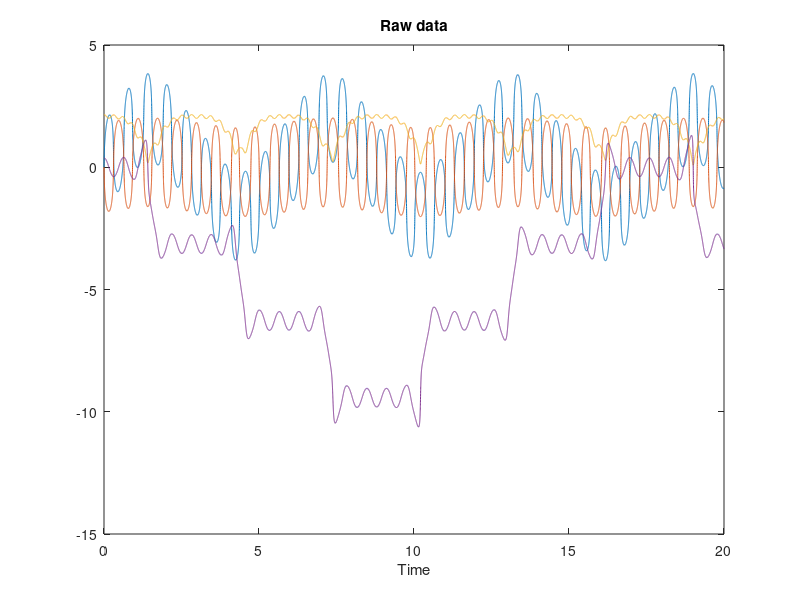
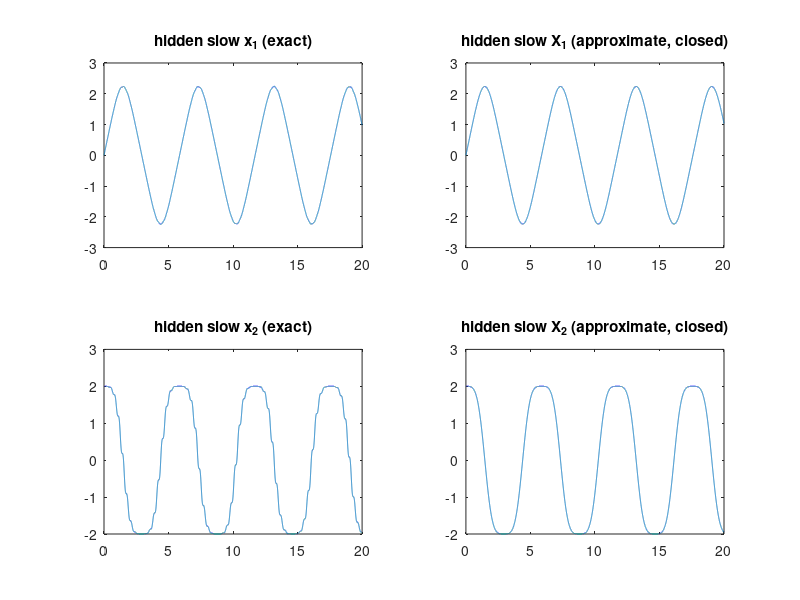

The MATLAB source for these figures, in order:
clc;

clear;



%% parameters

a0=0;   b0=0;   r0=sqrt(2^2+0.8^2); theta0=atan2(0.8,2);

epsilon=0.01;

T=20;



%% RK4 integration of the mixed system

h=epsilon/10;

TimeSpan=[0:h:T];   TimeSteps=length(TimeSpan)-1;

x=zeros(4,TimeSteps+1); x(:,1)=[a0; b0; r0; theta0];

for i=1:TimeSteps

    xx=x(:,i);

    a=xx(1); b=xx(2); r=xx(3); theta=xx(4);

    k1=[(3*r*b^2*cos(theta)+r*sin(theta)/epsilon)/(3*b^2+1); ...

        (r*cos(theta)-r*sin(theta)/epsilon)/(1+3*b^2); ...

        sin(theta)*(-a+b^3-(a+b)^3*r^2*cos(theta)*sin(theta)); ...

        ((-a+b^3)*cos(theta)+(a+b)^3*r^2*sin(theta)^3)/r];

    

    xx=x(:,i)+h/2*k1;

    a=xx(1); b=xx(2); r=xx(3); theta=xx(4);

    k2=[(3*r*b^2*cos(theta)+r*sin(theta)/epsilon)/(3*b^2+1); ...

        (r*cos(theta)-r*sin(theta)/epsilon)/(1+3*b^2); ...

        sin(theta)*(-a+b^3-(a+b)^3*r^2*cos(theta)*sin(theta)); ...

        ((-a+b^3)*cos(theta)+(a+b)^3*r^2*sin(theta)^3)/r];

    

    xx=x(:,i)+h/2*k2;

    a=xx(1); b=xx(2); r=xx(3); theta=xx(4);

    k3=[(3*r*b^2*cos(theta)+r*sin(theta)/epsilon)/(3*b^2+1); ...

        (r*cos(theta)-r*sin(theta)/epsilon)/(1+3*b^2); ...

        sin(theta)*(-a+b^3-(a+b)^3*r^2*cos(theta)*sin(theta)); ...

        ((-a+b^3)*cos(theta)+(a+b)^3*r^2*sin(theta)^3)/r];

    

    xx=x(:,i)+h*k3;

    a=xx(1); b=xx(2); r=xx(3); theta=xx(4);

    k4=[(3*r*b^2*cos(theta)+r*sin(theta)/epsilon)/(3*b^2+1); ...

        (r*cos(theta)-r*sin(theta)/epsilon)/(1+3*b^2); ...

        sin(theta)*(-a+b^3-(a+b)^3*r^2*cos(theta)*sin(theta)); ...

        ((-a+b^3)*cos(theta)+(a+b)^3*r^2*sin(theta)^3)/r];

    

    x(:,i+1)=x(:,i)+(k1+2*k2+2*k3+k4)/6*h;

end



%%

plot(TimeSpan, x);

title('Raw data');

xlabel('Time');



%%

figure

x1_=x(1,:)+x(2,:);

x2_=x(3,:).*cos(x(4,:));

y1_=x(3,:).*sin(x(4,:));

y2_=-x(1,:)+x(2,:).^3;

x_=x;



subplot(2,2,1);

plot(TimeSpan,x1_);

axes1=axis;

title('hidden slow x_1 (exact)');

subplot(2,2,3);

plot(TimeSpan,x2_);

axes3=axis;

title('hidden slow x_2 (exact)');



x1IC=a0+b0; x2IC=r0*cos(theta0);    y1IC=r0*sin(theta0);    y2IC=-a0+b0^3;

avgCoeff=(y1IC^2+epsilon*y2IC^2)/2;

X=zeros(2,TimeSteps+1);    X(:,1)=[x1IC; x2IC];

for i=1:TimeSteps

    XX=X(:,i);

    k1=[XX(2); -avgCoeff*XX(1)^3];

    

    XX=X(:,i)+h/2*k1;

    k2=[XX(2); -avgCoeff*XX(1)^3];



    XX=X(:,i)+h/2*k2;

    k3=[XX(2); -avgCoeff*XX(1)^3];



    XX=X(:,i)+h*k3;

    k4=[XX(2); -avgCoeff*XX(1)^3];

    

    X(:,i+1)=X(:,i)+(k1+2*k2+2*k3+k4)/6*h;

end

subplot(2,2,2);

plot(TimeSpan,X(1,:));

axis(axes1);

title('hidden slow X_1 (approximate, closed)');

subplot(2,2,4);

plot(TimeSpan,X(2,:));

axis(axes3);

title('hidden slow X_2 (approximate, closed)');

%% 
save('raw_data.mat','x','TimeSpan')
